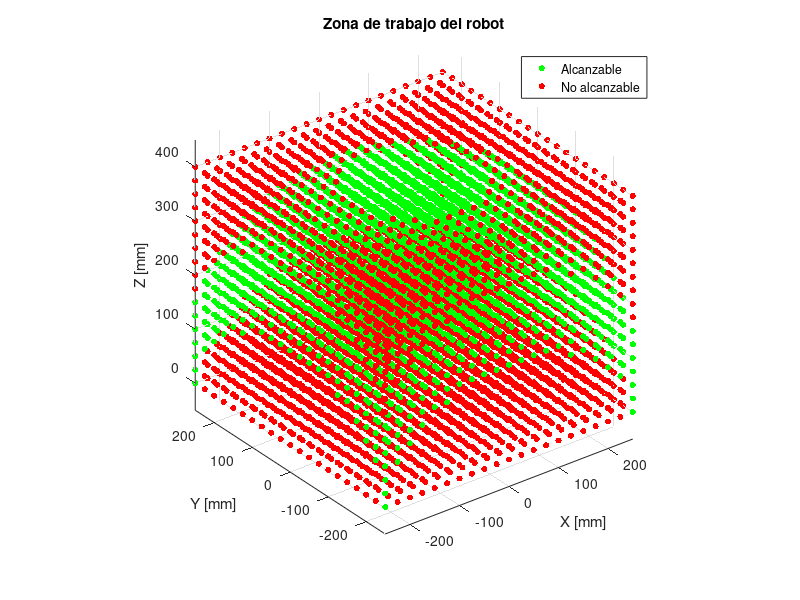

Here is the MATLAB script that generated this plot:
clc; clear; close all;
  
%% Parámetros del robot
L4 = 50;   % Base a articulación 2
L5 = 125;  % Longitud eslabón 1
L6 = 125;  % Longitud eslabón 2
L7 = 120;  % Longitud muñeca (efector final)

% Límites de cada articulación
g1_lim = [-180, 180];
g2_lim = [-35, 145];
g3_lim = [-35, 145]; % Recuerda que g3 está invertido
g4_lim = [-90, 90];  % No se usa aquí

% Rango de puntos a probar
[x_vals, y_vals, z_vals] = meshgrid(-250:25:250, -250:25:250, 0:25:400);

% Almacenar puntos alcanzables y no alcanzables
alcanzables = [];
no_alcanzables = [];

%% Revisión punto por punto
for i = 1:numel(x_vals)
    x = x_vals(i); y = y_vals(i); z = z_vals(i);

    % Cinemática inversa (simplificada, usando tu función)
    % Calcular θ1
    teta1 = atan2(y, x);
    
    % Coordenadas en plano r-z
    r = sqrt(x^2 + y^2);
    z_ = z - L4;
    R = sqrt(r^2 + z_^2);

    % Verificar si está dentro del alcance físico
    if R > (L5 + L6 + L7)
        no_alcanzables(end+1, :) = [x, y, z];
        continue
    end

    % Ley del coseno para teta3
    cos_t3 = (R^2 - L5^2 - (L6+L7)^2) / (2 * L5 * (L6+L7));
    if abs(cos_t3) > 1
        no_alcanzables(end+1, :) = [x, y, z];
        continue
    end
    teta3 = -acos(cos_t3);  % Negativo por inversión

    % Calcular teta2
    alpha = atan2(z_, r);
    beta = atan2((L6+L7)*sin(-teta3), L5 + (L6+L7)*cos(-teta3));
    teta2 = alpha - beta;

    % Convertir a grados
    g1 = rad2deg(teta1);
    g2 = rad2deg(teta2);
    g3 = -rad2deg(teta3); % Invertimos el signo

    % Verificar si está dentro de límites
    if g1 >= g1_lim(1) && g1 <= g1_lim(2) && ...
       g2 >= g2_lim(1) && g2 <= g2_lim(2) && ...
       g3 >= g3_lim(1) && g3 <= g3_lim(2)
        alcanzables(end+1, :) = [x, y, z];
    else
        no_alcanzables(end+1, :) = [x, y, z];
    end
end

%% Visualización
figure;
if ~isempty(alcanzables)
    scatter3(alcanzables(:,1), alcanzables(:,2), alcanzables(:,3), 20, 'g', 'filled');
    hold on;
end
if ~isempty(no_alcanzables)
    scatter3(no_alcanzables(:,1), no_alcanzables(:,2), no_alcanzables(:,3), 20, 'r', 'filled');
end
xlabel('X [mm]'); ylabel('Y [mm]'); zlabel('Z [mm]');
title('Zona de trabajo del robot');
legend('Alcanzable', 'No alcanzable');
axis equal; grid on;
